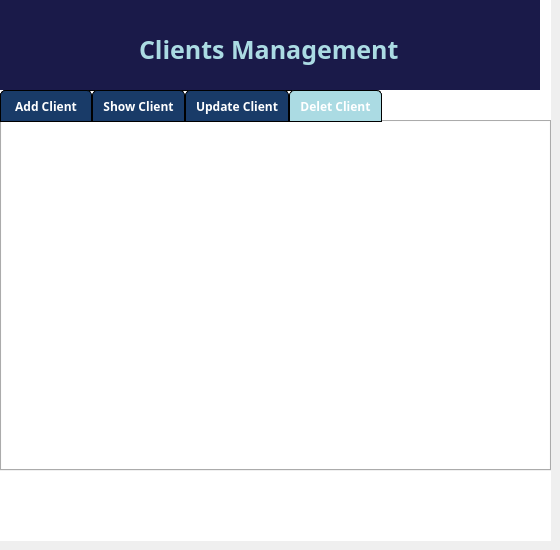
    <widget class="QWidget" name="page_1">
     <widget class="QWidget" name="widget_7" native="true">
      <property name="geometry">
       <rect>
        <x>0</x>
        <y>0</y>
        <width>551</width>
        <height>541</height>
       </rect>
      </property>
      <property name="styleSheet">
       <string notr="true">QWidget {
    background-color: white;
}</string>
      </property>
      <widget class="QTabWidget" name="tabWidget_5">
       <property name="geometry">
        <rect>
         <x>0</x>
         <y>90</y>
         <width>551</width>
         <height>381</height>
        </rect>
       </property>
       <property name="font">
        <font>
         <family>Yu Gothic UI Semibold</family>
         <weight>75</weight>
         <bold>true</bold>
        </font>
       </property>
       <property name="styleSheet">
        <string notr="true">QTabWidget {
    background-color: #f0f0f0;
}

/* Set rounded corners for the tab bar */
QTabBar {
    border-radius: 5px;
    border: 1px solid black; /* Add a 1px black border */
}

/* Increase spacing between tabs */
QTabBar::tab {
    margin-left: 0px; /* Adjust spacing as needed */
    margin-right: 0px; /* Adjust spacing as needed */
}

/* Increase tab size and add horizontal padding */
QTabBar::tab {
    min-width: 70px; /* Adjust width as needed */
    min-height: 30px; /* Adjust height as needed */
    padding: 0px 10px; /* Add 5px padding on top/bottom, 10px on left/right */
}

/* Set background color and text color for individual tabs */
QTabBar::tab {
    background-color: #193b68;
    opacity: 30%;
    color: white;
    border-top-left-radius: 5px;
    border-top-right-radius: 5px;
    border: 1px solid black; /* Add a 1px black border for each tab */
}

/* Change background and text color for selected tab */
QTabBar::tab:selected {
    background-color: #abdbe3;
    color: white;
}
</string>
       </property>
       <property name="currentIndex">
        <number>3</number>
       </property>
       <widget class="QWidget" name="tab_16">
        <attribute name="title">
         <string>Add Client</string>
        </attribute>
       </widget>
       <widget class="QWidget" name="tab_17">
        <attribute name="title">
         <string>Show Client</string>
        </attribute>
       </widget>
       <widget class="QWidget" name="tab_18">
        <attribute name="title">
         <string>Update Client</string>
        </attribute>
       </widget>
       <widget class="QWidget" name="tab_4">
        <attribute name="title">
         <string>Delet Client</string>
        </attribute>
       </widget>
      </widget>
      <widget class="QWidget" name="widget_3" native="true">
       <property name="geometry">
        <rect>
         <x>-1</x>
         <y>-1</y>
         <width>541</width>
         <height>91</height>
        </rect>
       </property>
       <property name="styleSheet">
        <string notr="true">QWidget{
background-color:#1a1a49;
}</string>
       </property>
       <widget class="QLabel" name="label_15">
        <property name="geometry">
         <rect>
          <x>140</x>
          <y>20</y>
          <width>351</width>
          <height>61</height>
         </rect>
        </property>
        <property name="font">
         <font>
          <family>Yu Gothic UI Semibold</family>
          <pointsize>-1</pointsize>
          <weight>75</weight>
          <bold>true</bold>
         </font>
        </property>
        <property name="styleSheet">
         <string notr="true">QLabel {
    color: #abdbe3;
font-size: 25px;
    font-weight: bold;
}</string>
        </property>
        <property name="frameShape">
         <enum>QFrame::NoFrame</enum>
        </property>
        <property name="text">
         <string>Clients Management</string>
        </property>
        <property name="textFormat">
         <enum>Qt::PlainText</enum>
        </property>
       </widget>
       <widget class="QLabel" name="label_16">
        <property name="geometry">
         <rect>
          <x>50</x>
          <y>20</y>
          <width>51</width>
          <height>51</height>
         </rect>
        </property>
        <property name="text">
         <string/>
        </property>
        <property name="pixmap">
         <pixmap resource="resource.qrc">:/resources/client.png</pixmap>
        </property>
        <property name="scaledContents">
         <bool>true</bool>
        </property>
       </widget>
      </widget>
     </widget>
    </widget>
